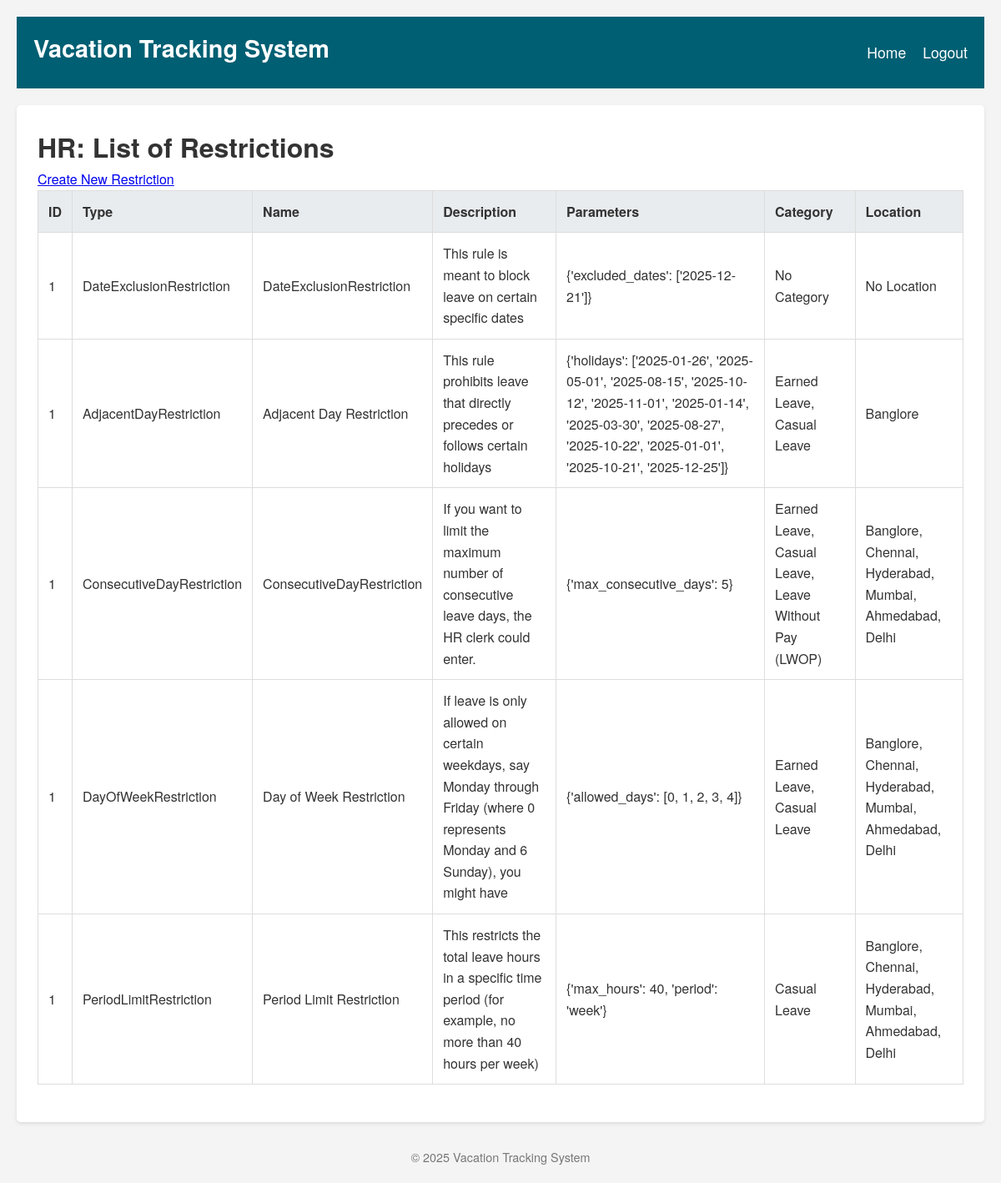
The app's page /leave/hr/restrictions/ (signed in) with its own data.
### leave/models.py (models this page shows, shortened)
class Restriction(models.Model):
    name = models.CharField(max_length=255)
    description = models.TextField(blank=True)
    category = models.ManyToManyField(Category, blank=True, related_name='%(class)s_restrictions')
    location = models.ManyToManyField(Location, blank=True, related_name='%(class)s_restrictions')
    parameters = models.JSONField(default=dict, blank=True)
    class Meta:
        abstract = True

class DateExclusionRestriction(Restriction):
    """
    Prevents requests on specified dates.
    Expects a parameter "excluded_dates": a list of ISO date strings.
    """

class AdjacentDayRestriction(Restriction):
    """
    Ensures vacation time is not taken directly adjacent to specified holidays.
    Expects a parameter "holidays": a list of ISO date strings.
    """

class Category(models.Model):
    name = models.CharField(max_length=100)
    description = models.TextField(blank=True)

class Location(models.Model):
    name = models.CharField(max_length=255)
    address = models.TextField(blank=True, null=True)  # Optional address field.

class ConsecutiveDayRestriction(Restriction):
    """
    Limits the number of consecutive days off.
    Expects a parameter "max_consecutive_days": an integer.
    """

class DayOfWeekRestriction(Restriction):
    """
    Restricts requests to specified days of the week.
    Expects a parameter "allowed_days": a list of weekday numbers (0=Monday, 6=Sunday).
    """

class PeriodLimitRestriction(Restriction):
    """
    Limits total hours of leave in a given period (e.g., week or month).
    Expects parameters:
      - "max_hours": maximum allowed hours.
      - "period": string indicating the period ('week' or 'month').
    """

### leave/views.py (the view)
# urls.py: path('hr/restrictions/', views.hr_restriction_list, name='hr_restriction_list'),
@login_required
def hr_restriction_list(request):
    if request.user.role != 'hr_clerk':
        return HttpResponse("Permission denied", status=403)
    restrictions = []
    restrictions += list(DateExclusionRestriction.objects.all())
    restrictions += list(AdjacentDayRestriction.objects.all())
    restrictions += list(ConsecutiveDayRestriction.objects.all())
    restrictions += list(CoworkerRestriction.objects.all())
    restrictions += list(DayOfWeekRestriction.objects.all())
    restrictions += list(PeriodLimitRestriction.objects.all())
    context = {'restrictions': restrictions}
    return render(request, 'vts/hr_restriction_list.html', context)

### leave/templatetags/custom_filters.py (called while the page is built)
@register.filter
def get_class_name(obj):
    return obj.__class__.__name__

### leave/templates/vts/hr_restriction_list.html
{% extends "base.html" %}
{% load custom_filters %}
{% block content %}
  <h1>HR: List of Restrictions</h1>
  <p><a href="{% url 'hr_restriction_create' %}">Create New Restriction</a></p>
  <table border="1" cellspacing="0" cellpadding="5">
    <thead>
      <tr>
        <th>ID</th>
        <th>Type</th>
        <th>Name</th>
        <th>Description</th>
        <th>Parameters</th>
        <th>Category</th>
        <th>Location</th>
      </tr>
    </thead>
    <tbody>
      {% for restr in restrictions %}
        <tr>
          <td>{{ restr.id }}</td>
          <td>{{ restr|get_class_name }}</td>
          <td>{{ restr.name }}</td>
          <td>{{ restr.description }}</td>
          <td>{{ restr.parameters }}</td>
          <td>
            {% for cat in restr.category.all %}
              {{ cat.name }}{% if not forloop.last %}, {% endif %}
            {% empty %}
              No Category
            {% endfor %}
          </td>
          <td>
              {% for loc in restr.location.all %}
                {{ loc.name }}{% if not forloop.last %}, {% endif %}
              {% empty %}
                No Location
              {% endfor %}
          </td>
        </tr>
      {% empty %}
        <tr>
          <td colspan="7">No restrictions found.</td>
        </tr>
      {% endfor %}
    </tbody>
  </table>
{% endblock %}

### static/css/style.css (style rules this page uses)
* { margin: 0; padding: 0; box-sizing: border-box; }
body { font-family: 'Helvetica Neue', Helvetica, Arial, sans-serif; background-color: #f4f4f4; color: #333; line-height: 1.6; padding: 20px; }
table { width: 100%; border-collapse: collapse; margin-bottom: 20px; }
table th, table td { border: 1px solid #ddd; padding: 12px; text-align: left; }
table th { background: #e9ecef; font-weight: bold; }

### records on screen
DateExclusionRestriction: id "1", name "DateExclusionRestriction", description "This rule is meant to block leave on certain specific dates", parameters "{'excluded_dates': ['2025-12-21']}"
AdjacentDayRestriction: id "1", restr "AdjacentDayRestriction", name "Adjacent Day Restriction", description "This rule prohibits leave that directly precedes or follows certain holidays", parameters "{'holidays': ['2025-01-26', '2025-05-01', '2025-08-15', '2025-10-12', '2025-11-01', '2025-01-14', '2025-03-30', '2025-08-27', '2025-10-22', '2025-01-01', '2025-10-21', '2025-12-25']}"
Category: name "Earned Leave"
Category: name "Casual Leave"
Location: name "Banglore"
ConsecutiveDayRestriction: id "1", name "ConsecutiveDayRestriction", description "If you want to limit the maximum number of consecutive leave days, the HR clerk could enter.", parameters "{'max_consecutive_days': 5}"
Category: name "Leave Without Pay (LWOP)"
Location: name "Chennai"
Location: name "Hyderabad"
Location: name "Mumbai"
Location: name "Ahmedabad"
Location: name "Delhi"
DayOfWeekRestriction: id "1", restr "DayOfWeekRestriction", name "Day of Week Restriction", description "If leave is only allowed on certain weekdays, say Monday through Friday (where 0 represents Monday and 6 Sunday), you might have", parameters "{'allowed_days': [0, 1, 2, 3, 4]}"
PeriodLimitRestriction: id "1", restr "PeriodLimitRestriction", name "Period Limit Restriction", description "This restricts the total leave hours in a specific time period (for example, no more than 40 hours per week)", parameters "{'max_hours': 40, 'period': 'week'}"
